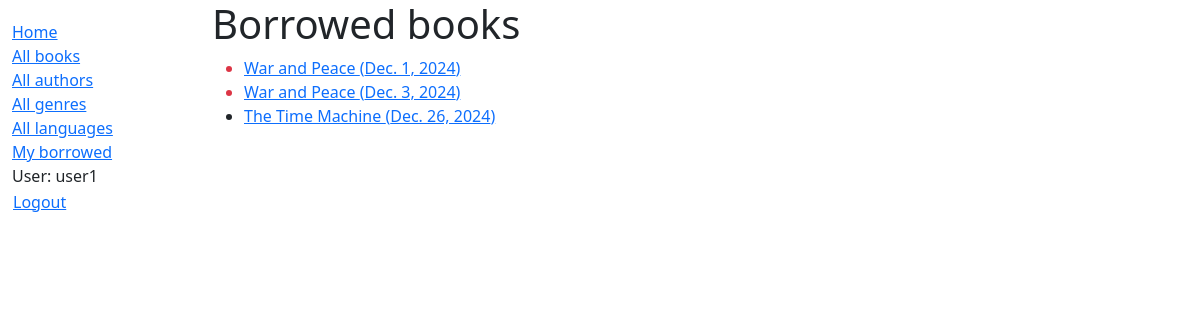
Screenshot of /catalog/mybooks/ (signed in) with the database file from the repository.
### catalog/models.py (models this page shows, shortened)
class BookInstance(models.Model):
    id = models.UUIDField(primary_key=True, default=uuid.uuid4, help_text="Unique ID for this particular book across whole library")
    book = models.ForeignKey('Book', on_delete=models.RESTRICT, null=True)
    imprint = models.CharField(max_length=200)
    due_back = models.DateField(null=True, blank=True)
    borrower = models.ForeignKey(settings.AUTH_USER_MODEL, on_delete=models.SET_NULL, null=True, blank=True)
    LOAN_STATUS = (
        ('m', 'Maintenance'),
        ('o', 'On loan'),
        ('a', 'Available'),
        ('r', 'Reserved'),
    )
    status = models.CharField(
        max_length=1,
        choices=LOAN_STATUS,
        blank=True,
        default='m',
        help_text='Book availability',
    )
    class Meta:
        ordering=['due_back']
        permissions = (('can_mark_returned', 'Set book as returned'), )
    @property
    def is_overdue(self):
        return bool(self.due_back and date.today() > self.due_back)

class Book(models.Model):
    title = models.CharField(max_length=200)
    author = models.ForeignKey('Author', on_delete=models.RESTRICT, null=True)
    summary = models.TextField(max_length=1000, help_text="Enter a brief description of the book")
    isbn = models.CharField('ISBN', max_length=13, unique=True, help_text='13 Character <a href="https://www.isbn-international.org/content/what-isbn''">ISBN number</a>')
    genre = models.ManyToManyField(Genre, help_text="Select a genre for this book")
    language = models.ForeignKey('Language', on_delete=models.SET_NULL, null=True)
    def display_genre(self):
        """Create a string for the genre. This is required to display genre in Admin."""
        return ', '.join(genre.name for genre in self.genre.all()[:3])
    display_genre.short_description = "Genre"

### catalog/views.py (the view)
# urls.py: path('mybooks/', views.LoanedBooksByUserListView.as_view(), name='my-borrowed'),
class LoanedBooksByUserListView(LoginRequiredMixin, generic.ListView):
    model = BookInstance
    template_name = 'catalog/bookinstance_list_borrowed_user.html'
    paginate_by = 10
    def get_queryset(self):
        return BookInstance.objects.filter(borrower=self.request.user).filter(status__exact='o').order_by('due_back')

### catalog/templates/catalog/bookinstance_list_borrowed_user.html
{% extends "base_generic.html" %}
{% block content %}
    <h1>Borrowed books</h1>
    {% if bookinstance_list %}
    <ul>
        {% for bookinst in bookinstance_list %}
            <li class="{% if bookinst.is_overdue %}text-danger{% endif %}">
                <a href="{% url 'book-detail' bookinst.book.pk %}">
                    {{ bookinst.book.title }} ({{ bookinst.due_back }})
                </a>
            </li>
        {% endfor %}
    </ul>
    {% else %}
    <p>There are no books borrowed.</p>
    {% endif %}
{% endblock %}

### catalog/templates/base_generic.html (shortened to what this page needs)
<!doctype html>
<html lang="en">
  <head>
    <link href="https://cdn.jsdelivr.net/npm/bootstrap@5.3.3/dist/css/bootstrap.min.css"
      rel="stylesheet"
>
    {% load static %}
    <link rel="stylesheet" href="{% static 'css/style.css' %}" />
  </head>
  <body>
    <div class="container-fluid">
      <div class="row">
        <div class="col-sm-2">
          {% block sidebar %}
            <ul class="sidebar-nav">
              <li><a href="{% url 'index' %}">Home</a></li>
              <li><a href="{% url 'books' %}">All books</a></li>
              <li><a href="{% url 'authors' %}">All authors</a></li>
              <li><a href="{% url 'genres' %}">All genres</a></li>
              <li><a href="{% url 'languages' %}">All languages</a></li>
              <li><a href="{% url 'my-borrowed' %}">My borrowed</a></li>
              {% if user.is_authenticated %}
              <li>User: {{ user.get_username }}</li>
              <li>
                <form id="logout-form" method="post" action="{% url 'logout' %}">
                  <button type="submit" class="btn btn-link">Logout</button>
                </form>
              </li>
              {% else %}
              <li><a href="{% url 'login' %}?next={{ request.path }}">Login</a></li>
              {% endif %}
            </ul>
          {% endblock %}
        </div>
        <div class="col-sm-10 ">
          {% block content %}{% endblock %}
        </div>
      </div>
    </div>
  </body>
</html>

### catalog/static/css/style.css (style rules this page uses)
.sidebar-nav { margin-top: 20px; padding: 0; list-style: none; }
#logout-form { display: inline; }
#logout-form button { padding: 0; margin: 0; }

### rows the page displays
BookInstance: book "War and Peace", due_back "Dec. 1, 2024"
BookInstance: book "War and Peace", due_back "Dec. 3, 2024"
BookInstance: book "The Time Machine", due_back "Dec. 26, 2024"

### other values shown
{{ user.get_username }} "user1"
